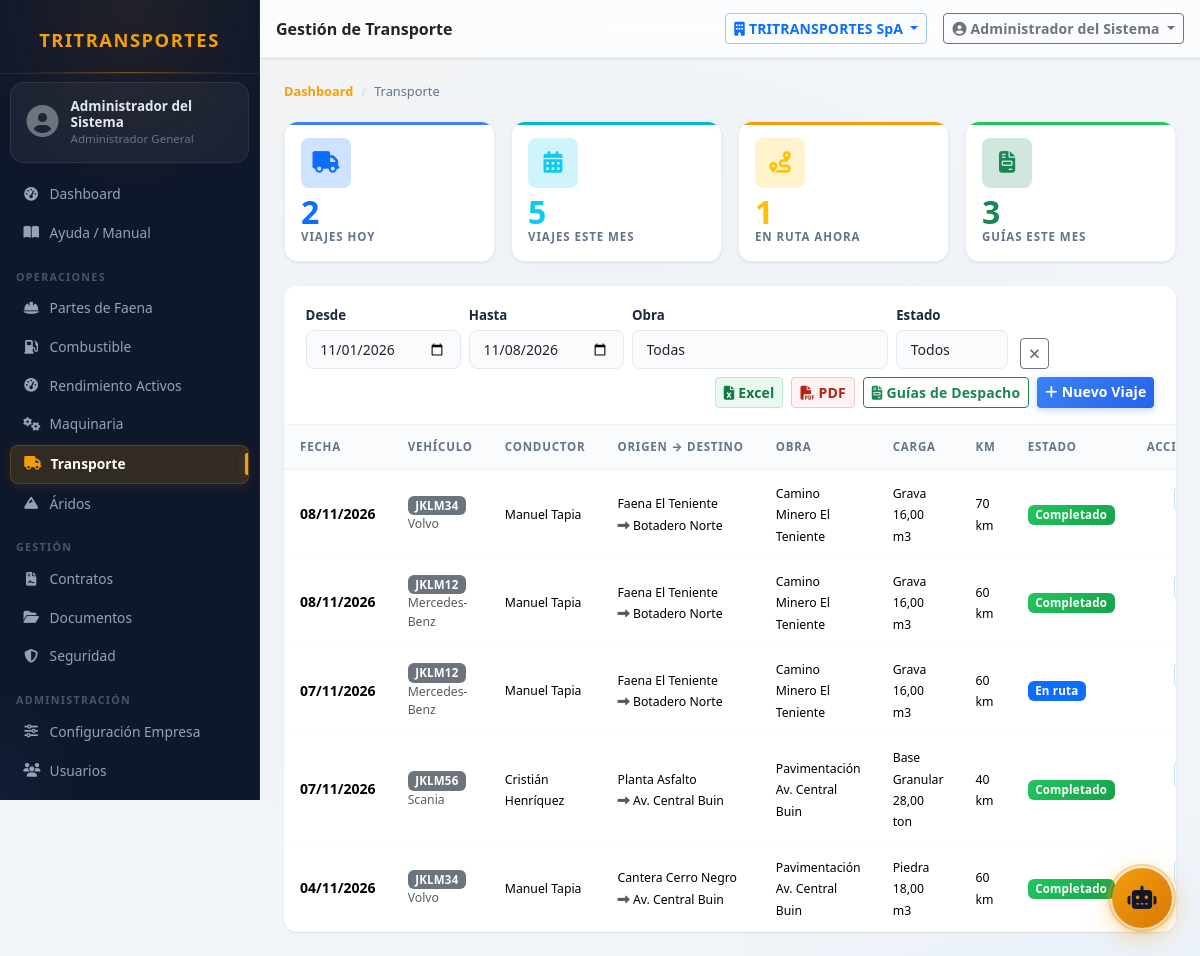
The app's page /modules/transporte/index.php (signed in) with its own data.
### tables this page shows
CREATE TABLE IF NOT EXISTS viajes (
    id              INT UNSIGNED AUTO_INCREMENT PRIMARY KEY,
    empresa_id      INT UNSIGNED NOT NULL,
    obra_id         INT UNSIGNED,
    contrato_id     INT UNSIGNED,
    vehiculo_id     INT UNSIGNED NOT NULL,
    conductor_id    INT UNSIGNED NOT NULL,
    fecha           DATE NOT NULL,
    hora_salida     TIME,
    hora_llegada    TIME,
    origen          VARCHAR(200),
    destino         VARCHAR(200),
    km_inicio       INT UNSIGNED DEFAULT 0,
    km_fin          INT UNSIGNED DEFAULT 0,
    material_id     INT UNSIGNED,
    cantidad        DECIMAL(10,2),
    unidad          VARCHAR(30),
    estado          ENUM('programado','en_ruta','completado','cancelado') NOT NULL DEFAULT 'programado',
    observaciones   TEXT,
    lat_origen      DECIMAL(10,7),
    lng_origen      DECIMAL(10,7),
    lat_destino     DECIMAL(10,7),
    lng_destino     DECIMAL(10,7),
    creado_por      INT UNSIGNED,
    created_at      DATETIME NOT NULL DEFAULT CURRENT_TIMESTAMP,
    updated_at      DATETIME NOT NULL DEFAULT CURRENT_TIMESTAMP ON UPDATE CURRENT_TIMESTAMP,
    CONSTRAINT fk_viaj_emp  FOREIGN KEY (empresa_id)  REFERENCES empresas(id),
    CONSTRAINT fk_viaj_obra FOREIGN KEY (obra_id)     REFERENCES obras(id)       ON DELETE SET NULL,
    CONSTRAINT fk_viaj_veh  FOREIGN KEY (vehiculo_id) REFERENCES vehiculos(id),
    CONSTRAINT fk_viaj_cond FOREIGN KEY (conductor_id)REFERENCES conductores(id),
    CONSTRAINT fk_viaj_mat  FOREIGN KEY (material_id) REFERENCES materiales(id)  ON DELETE SET NULL,
    CONSTRAINT fk_viaj_usr  FOREIGN KEY (creado_por)  REFERENCES usuarios(id)    ON DELETE SET NULL,
    INDEX idx_viaj_emp_f  (empresa_id, fecha),
    INDEX idx_viaj_veh    (vehiculo_id),
    INDEX idx_viaj_cond   (conductor_id),
    INDEX idx_viaj_obra   (obra_id)
);

CREATE TABLE IF NOT EXISTS vehiculos (
    id           INT UNSIGNED AUTO_INCREMENT PRIMARY KEY,
    empresa_id   INT UNSIGNED NOT NULL,
    patente      VARCHAR(10)  NOT NULL,
    marca        VARCHAR(60),
    modelo       VARCHAR(80),
    anio         SMALLINT UNSIGNED,
    categoria_id INT UNSIGNED,
    color        VARCHAR(40),
    odometro     INT UNSIGNED DEFAULT 0,
    activo       TINYINT(1)   NOT NULL DEFAULT 1,
    created_at   DATETIME     NOT NULL DEFAULT CURRENT_TIMESTAMP,
    updated_at   DATETIME     NOT NULL DEFAULT CURRENT_TIMESTAMP ON UPDATE CURRENT_TIMESTAMP,
    UNIQUE KEY uq_patente (empresa_id, patente),
    CONSTRAINT fk_veh_emp  FOREIGN KEY (empresa_id)   REFERENCES empresas(id),
    CONSTRAINT fk_veh_cat  FOREIGN KEY (categoria_id) REFERENCES categorias_vehiculo(id) ON DELETE SET NULL
);

CREATE TABLE IF NOT EXISTS obras (
    id          INT UNSIGNED AUTO_INCREMENT PRIMARY KEY,
    empresa_id  INT UNSIGNED NOT NULL,
    nombre      VARCHAR(150) NOT NULL,
    codigo      VARCHAR(30),
    cliente_id  INT UNSIGNED,
    descripcion TEXT,
    fecha_inicio DATE,
    fecha_termino DATE,
    estado      ENUM('activa','pausada','finalizada') NOT NULL DEFAULT 'activa',
    lat         DECIMAL(10,7),
    lng         DECIMAL(10,7),
    activo      TINYINT(1)   NOT NULL DEFAULT 1,
    created_at  DATETIME     NOT NULL DEFAULT CURRENT_TIMESTAMP,
    updated_at  DATETIME     NOT NULL DEFAULT CURRENT_TIMESTAMP ON UPDATE CURRENT_TIMESTAMP,
    CONSTRAINT fk_obra_emp FOREIGN KEY (empresa_id) REFERENCES empresas(id),
    CONSTRAINT fk_obra_cli FOREIGN KEY (cliente_id) REFERENCES clientes(id) ON DELETE SET NULL
);

CREATE TABLE IF NOT EXISTS materiales (
    id             INT UNSIGNED AUTO_INCREMENT PRIMARY KEY,
    nombre         VARCHAR(100) NOT NULL,
    unidad_medida  VARCHAR(20)  NOT NULL DEFAULT 'm3',
    activo         TINYINT(1)   NOT NULL DEFAULT 1,
    UNIQUE KEY uq_nombre (nombre)
);

### core/Auth.php (called while the page is built, shortened)
<?php
class Auth {
    public static function check(): bool {
        return !empty($_SESSION['user_id']);
    }
    public static function can(string $modulo, string $accion = 'ver'): bool {
        if (self::isAdmin()) return true;
        return in_array("{$modulo}:{$accion}", $_SESSION['permisos'] ?? [], true);
    }
    public static function isAdmin(): bool {
        return ($_SESSION['rol_nombre'] ?? '') === 'Administrador General';
    }
    public static function empresaId(): int {
        return (int)($_SESSION['empresa_id'] ?? 0);
    }
}

### core/Tenant.php (called while the page is built, shortened)
<?php
class Tenant
{
    private static bool $ocupado = false;
    private static ?array $tablasTenant = null;
    public static function tablasTenant(): array
    {
        if (self::$tablasTenant !== null) return self::$tablasTenant;
        $cache = ROOT . '/logs/.tenant_tablas.php';
        try {
            $filas = DB::all(
                "SELECT TABLE_NAME AS t FROM information_schema.COLUMNS
                 WHERE TABLE_SCHEMA = DATABASE() AND COLUMN_NAME = 'empresa_id'"
            );
            $lista = array_column($filas, 't');
        } catch (Throwable) {
            $lista = [];
        }
        return self::$tablasTenant = $lista;
    }
    public static function revisar(string $sql): ?string
    {
        $limpio = self::normalizar($sql);
        $verbo  = strtoupper(strtok(ltrim($limpio), " \t\n("));
        $tablas = self::tablasReferenciadas($limpio, $verbo);
        $sensibles = array_intersect($tablas, self::tablasTenant());
        if (!$sensibles) return null;
        if (stripos($limpio, 'empresa_id') !== false) return null;
        return 'Consulta sobre ' . implode(', ', $sensibles) . ' sin filtro empresa_id';
    }
    public static function verificar(string $sql): void
    {
        $modo = defined('TENANT_MODO') ? TENANT_MODO : 'auditar';
        if ($modo === 'off' || self::$ocupado) return;
        self::$ocupado = true;
        try {
            $motivo = self::revisar($sql);
            if ($motivo === null) return;
        } finally {
            self::$ocupado = false;
        }
    }
    public static function normalizar(string $sql): string
    {
        $sql = preg_replace('/--[^\n]*/', ' ', $sql);
        $sql = preg_replace('/\/\*.*?\*\//s', ' ', $sql);
        return trim(preg_replace('/\s+/', ' ', $sql));
    }
    public static function tablasReferenciadas(string $sql, string $verbo): array
    {
        $tablas = [];
        $cte = [];
        if (preg_match_all('/\b([a-z_][a-z0-9_]*)\s+AS\s*\(/i', $sql, $m)) {
            $cte = array_map('strtolower', $m[1]);
        }
        $patrones = [
            '/\bFROM\s+`?([a-z_][a-z0-9_]*)`?/i',
            '/\bJOIN\s+`?([a-z_][a-z0-9_]*)`?/i',
            '/\bUPDATE\s+`?([a-z_][a-z0-9_]*)`?/i',
            '/\bINSERT\s+INTO\s+`?([a-z_][a-z0-9_]*)`?/i',
        ];
        foreach ($patrones as $p) {
            if (preg_match_all($p, $sql, $m)) {
                foreach ($m[1] as $t) {
                    $t = strtolower($t);
                    $tablas[] = $t;
                }
            }
        }
        return array_values(array_unique($tablas));
    }
}

### config/database.php (called while the page is built, shortened)
<?php
class DB {
    private static ?PDO $pdo = null;
    public static function conn(): PDO {
        if (self::$pdo === null) {
            $dsn = sprintf('mysql:host=%s;port=%s;dbname=%s;charset=%s', DB_HOST, DB_PORT, DB_NAME, DB_CHARSET);
            self::$pdo = new PDO($dsn, DB_USER, DB_PASS, [
                PDO::ATTR_ERRMODE            => PDO::ERRMODE_EXCEPTION,
                PDO::ATTR_DEFAULT_FETCH_MODE => PDO::FETCH_ASSOC,
                PDO::ATTR_EMULATE_PREPARES   => false,
            ]);
        }
        return self::$pdo;
    }
    public static function run(string $sql, array $p = []): PDOStatement {
        if (class_exists('Tenant')) {
            Tenant::verificar($sql);
        }
        $stmt = self::conn()->prepare($sql);
        $stmt->execute($p);
        return $stmt;
    }
    public static function all(string $sql, array $p = []): array {
        return self::run($sql, $p)->fetchAll();
    }
    public static function count(string $sql, array $p = []): int {
        return (int) self::run($sql, $p)->fetchColumn();
    }
}

### modules/transporte/index.php (the view, shortened to what this page needs)
<?php
$emp  = Auth::empresaId();
$hoy  = date('Y-m-d');
$mes0 = date('Y-m-01');
$kpiHoy      = DB::count("SELECT COUNT(*) FROM viajes WHERE empresa_id=? AND fecha=?", [$emp, $hoy]);
$kpiMes      = DB::count("SELECT COUNT(*) FROM viajes WHERE empresa_id=? AND fecha BETWEEN ? AND ?", [$emp, $mes0, $hoy]);
$kpiEnRuta   = DB::count("SELECT COUNT(*) FROM viajes WHERE empresa_id=? AND estado='en_ruta'", [$emp]);
$kpiGuiasMes = DB::count("SELECT COUNT(*) FROM guias_despacho WHERE empresa_id=? AND fecha BETWEEN ? AND ?", [$emp, $mes0, $hoy]);
$fDesde = get('desde', $mes0);
$fHasta = get('hasta', $hoy);
$obraId = getInt('obra_id');
$estado = get('estado');
$page   = getInt('page', 1);
$where  = "WHERE v.empresa_id=?";
$params = [$emp];
if ($fDesde) { $where .= " AND v.fecha >= ?"; $params[] = $fDesde; }
if ($fHasta) { $where .= " AND v.fecha <= ?"; $params[] = $fHasta; }
$total = DB::count("SELECT COUNT(*) FROM viajes v $where", $params);
$pag   = paginate($total, $page);
$rows = DB::all(
    "SELECT v.*,
            ve.patente, ve.marca AS veh_marca,
            CONCAT(tc.nombre,' ',tc.apellido) AS conductor_nombre,
            o.nombre AS obra_nombre,
            m.nombre AS material_nombre
     FROM viajes v
     LEFT JOIN vehiculos  ve ON ve.id = v.vehiculo_id
     LEFT JOIN conductores c ON c.id  = v.conductor_id
     LEFT JOIN trabajadores tc ON tc.id = c.trabajador_id
     LEFT JOIN obras       o ON o.id  = v.obra_id
     LEFT JOIN materiales  m ON m.id  = v.material_id
     $where
     ORDER BY v.fecha DESC, v.id DESC
     LIMIT {$pag['limit']} OFFSET {$pag['offset']}",
    $params
);
$estadoColores = [
    'programado' => 'secondary',
    'en_ruta'    => 'primary',
    'completado' => 'success',
    'cancelado'  => 'danger',
];
include ROOT . '/includes/header.php';
?>
<nav aria-label="breadcrumb"><ol class="breadcrumb">
    <li class="breadcrumb-item"><a href="<?= APP_URL ?>/modules/dashboard/">Dashboard</a></li>
    <li class="breadcrumb-item active">Transporte</li>
</ol></nav>
<div class="row g-3 mb-4">
    <div class="col-6 col-md-3">
        <div class="card kpi-card kpi-blue">
            <div class="card-body p-3">
                <div class="kpi-icon bg-primary-subtle text-primary mb-2"><i class="fas fa-truck"></i></div>
                <div class="kpi-value text-primary" data-count="<?= $kpiHoy ?>"><?= $kpiHoy ?></div>
                <div class="kpi-label">Viajes Hoy</div>
            </div>
        </div>
    </div>
    <div class="col-6 col-md-3">
        <div class="card kpi-card kpi-cyan">
            <div class="card-body p-3">
                <div class="kpi-icon bg-info-subtle text-info mb-2"><i class="fas fa-calendar-alt"></i></div>
                <div class="kpi-value text-info" data-count="<?= $kpiMes ?>"><?= $kpiMes ?></div>
                <div class="kpi-label">Viajes Este Mes</div>
            </div>
        </div>
    </div>
    <div class="col-6 col-md-3">
        <div class="card kpi-card kpi-amber">
            <div class="card-body p-3">
                <div class="kpi-icon bg-warning-subtle text-warning mb-2"><i class="fas fa-route"></i></div>
                <div class="kpi-value text-warning" data-count="<?= $kpiEnRuta ?>"><?= $kpiEnRuta ?></div>
                <div class="kpi-label">En Ruta Ahora</div>
            </div>
        </div>
    </div>
    <div class="col-6 col-md-3">
        <div class="card kpi-card kpi-green">
            <div class="card-body p-3">
                <div class="kpi-icon bg-success-subtle text-success mb-2"><i class="fas fa-file-invoice"></i></div>
                <div class="kpi-value text-success" data-count="<?= $kpiGuiasMes ?>"><?= $kpiGuiasMes ?></div>
                <div class="kpi-label">Guías Este Mes</div>
            </div>
        </div>
    </div>
</div>
<div class="card table-card">
    <div class="card-header">
        <form class="row g-2 align-items-end" method="GET">
            <div class="col-auto">
                <label class="form-label form-label-sm mb-1">Desde</label>
                <input type="date" name="desde" class="form-control form-control-sm" value="<?= h($fDesde) ?>">
            </div>
            <div class="col-auto">
                <label class="form-label form-label-sm mb-1">Hasta</label>
                <input type="date" name="hasta" class="form-control form-control-sm" value="<?= h($fHasta) ?>">
            </div>
            <div class="col-auto">
                <label class="form-label form-label-sm mb-1">Obra</label>
                <select name="obra_id" class="form-select form-select-sm" style="min-width:130px">
                    <option value="">Todas</option>
                </select>
            </div>
            <div class="col-auto">
                <label class="form-label form-label-sm mb-1">Estado</label>
                <select name="estado" class="form-select form-select-sm">
                    <option value="">Todos</option>
                </select>
            </div>
            <div class="col-auto">
                <a href="?" class="btn btn-sm btn-outline-secondary ms-1"><i class="fas fa-times"></i></a>
            </div>
            <div class="col-auto ms-auto d-flex gap-2">
                <?= botonesExportacion('transporte_viajes', [
                        'desde' => $fDesde, 'hasta' => $fHasta,
                        'obra_id' => $obraId, 'estado' => $estado,
                    ]) ?>
                <?php if (Auth::can('transporte')): ?>
                <a href="guias" class="btn btn-sm btn-outline-success fw-semibold">
                    <i class="fas fa-file-invoice me-1"></i>Guías de Despacho
                </a>
                <?php endif; ?>
                <?php if (Auth::can('transporte', 'crear')): ?>
                <a href="viaje" class="btn btn-sm btn-primary fw-semibold">
                    <i class="fas fa-plus me-1"></i>Nuevo Viaje
                </a>
                <?php endif; ?>
            </div>
        </form>
    </div>
    <?php if (Auth::can('transporte', 'ver')): ?>
    <div class="table-responsive">
        <table class="table table-hover mb-0">
            <thead>
                <tr>
                    <th>Fecha</th>
                    <th>Vehículo</th>
                    <th>Conductor</th>
                    <th>Origen → Destino</th>
                    <th>Obra</th>
                    <th>Carga</th>
                    <th>km</th>
                    <th>Estado</th>
                    <th class="text-end">Acciones</th>
                </tr>
            </thead>
            <tbody>
            <?php foreach ($rows as $r): ?>
            <tr>
                <td><strong><?= formatDate($r['fecha']) ?></strong></td>
                <td>
                    <span class="badge bg-secondary"><?= h($r['patente'] ?? '—') ?></span>
                    <small class="d-block text-muted"><?= h($r['veh_marca'] ?? '') ?></small>
                </td>
                <td><small><?= h($r['conductor_nombre'] ?? '—') ?></small></td>
                <td>
                    <small>
                        <?= h(mb_substr($r['origen'] ?? '—', 0, 22)) ?>
                        <?php if ($r['destino']): ?>
                        <br><i class="fas fa-long-arrow-alt-right text-muted"></i> <?= h(mb_substr($r['destino'], 0, 22)) ?>
                        <?php endif; ?>
                    </small>
                </td>
                <td><small><?= h($r['obra_nombre'] ?? '—') ?></small></td>
                <td>
                    <small>
                        <?= h($r['material_nombre'] ?? '—') ?>
                        <?php if ($r['cantidad']): ?>
                        <br><?= formatNum((float)$r['cantidad'], 2) ?> <?= h($r['unidad'] ?? '') ?>
                        <?php endif; ?>
                    </small>
                </td>
                <td><small>
                    <?php
                    $km = (int)$r['km_fin'] - (int)$r['km_inicio'];
                    echo $km > 0 ? formatNum($km, 0) . ' km' : '—';
                    ?>
                </small></td>
                <td>
                    <span class="badge bg-<?= $estadoColores[$r['estado']] ?? 'secondary' ?>">
                        <?= h(ucfirst(str_replace('_', ' ', $r['estado']))) ?>
                    </span>
                </td>
                <td class="text-end">
                </td>
            </tr>
            <?php endforeach; ?>
            </tbody>
        </table>
    </div>
    <?php endif; ?>
</div>
<?php include ROOT . '/includes/footer.php'; ?>

### records on screen
viajes: fecha "08/11/2026", vehiculo.patente "JKLM34", vehiculo.marca "Volvo", conductor_nombre "Manuel Tapia", origen "Faena El Teniente", destino "Botadero Norte", obra.nombre "Camino Minero El Teniente", material.nombre "Grava", cantidad "16,00", unidad "m3", formatNum($km, 0) "70", estado "Completado"
viajes: fecha "08/11/2026", vehiculo.patente "JKLM12", vehiculo.marca "Mercedes-Benz", conductor_nombre "Manuel Tapia", origen "Faena El Teniente", destino "Botadero Norte", obra.nombre "Camino Minero El Teniente", material.nombre "Grava", cantidad "16,00", unidad "m3", formatNum($km, 0) "60", estado "Completado"
viajes: fecha "07/11/2026", vehiculo.patente "JKLM12", vehiculo.marca "Mercedes-Benz", conductor_nombre "Manuel Tapia", origen "Faena El Teniente", destino "Botadero Norte", obra.nombre "Camino Minero El Teniente", material.nombre "Grava", cantidad "16,00", unidad "m3", formatNum($km, 0) "60", estado "En ruta"
viajes: fecha "07/11/2026", vehiculo.patente "JKLM56", vehiculo.marca "Scania", conductor_nombre "Cristián Henríquez", origen "Planta Asfalto", destino "Av. Central Buin", obra.nombre "Pavimentación Av. Central Buin", material.nombre "Base Granular", cantidad "28,00", unidad "ton", formatNum($km, 0) "40", estado "Completado"
viajes: fecha "04/11/2026", vehiculo.patente "JKLM34", vehiculo.marca "Volvo", conductor_nombre "Manuel Tapia", origen "Cantera Cerro Negro", destino "Av. Central Buin", obra.nombre "Pavimentación Av. Central Buin", material.nombre "Piedra", cantidad "18,00", unidad "m3", formatNum($km, 0) "60", estado "Completado"

### other values on screen
Auth::user()['nombre'] "Administrador del Sistema"
Auth::rolNombre() "Administrador General"
$label "Dashboard Ayuda / Manual Partes de Faena Combustible Rendimiento Activos Maquinaria Transporte Áridos Contratos Documentos Seguridad Configuración Empresa Usuarios"
$label "OPERACIONES GESTIÓN ADMINISTRACIÓN"
$pageTitle "Gestión de Transporte"
$empActiva "TRITRANSPORTES SpA"
$kpiHoy "2"
$kpiMes "5"
$kpiEnRuta "1"
$kpiGuiasMes "3"
